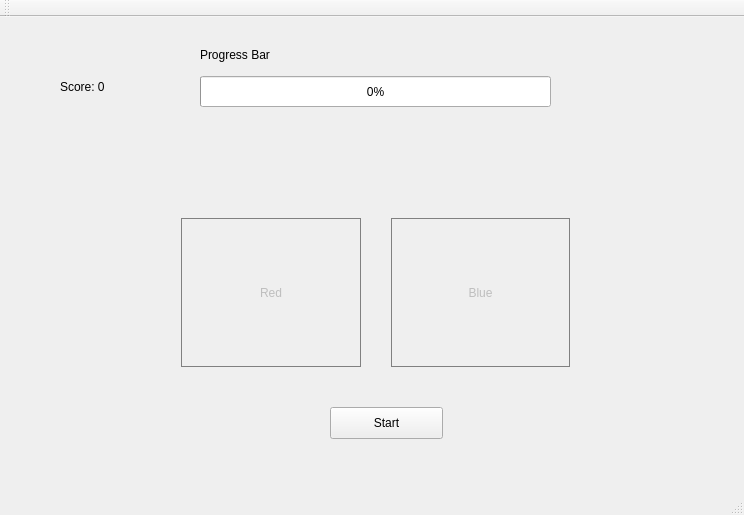
<?xml version="1.0" encoding="UTF-8"?>
<ui version="4.0">
 <class>MainWindow</class>
 <widget class="QMainWindow" name="MainWindow">
  <property name="geometry">
   <rect>
    <x>0</x>
    <y>0</y>
    <width>744</width>
    <height>515</height>
   </rect>
  </property>
  <property name="windowTitle">
   <string>MainWindow</string>
  </property>
  <widget class="QWidget" name="centralWidget">
   <widget class="QProgressBar" name="progressBar">
    <property name="geometry">
     <rect>
      <x>200</x>
      <y>59</y>
      <width>351</width>
      <height>31</height>
     </rect>
    </property>
    <property name="autoFillBackground">
     <bool>false</bool>
    </property>
    <property name="value">
     <number>0</number>
    </property>
    <property name="alignment">
     <set>Qt::AlignCenter</set>
    </property>
   </widget>
   <widget class="QPushButton" name="startButton">
    <property name="geometry">
     <rect>
      <x>330</x>
      <y>390</y>
      <width>113</width>
      <height>32</height>
     </rect>
    </property>
    <property name="text">
     <string>Start</string>
    </property>
   </widget>
   <widget class="QLabel" name="turnLable">
    <property name="geometry">
     <rect>
      <x>320</x>
      <y>95</y>
      <width>101</width>
      <height>31</height>
     </rect>
    </property>
    <property name="text">
     <string/>
    </property>
    <property name="scaledContents">
     <bool>false</bool>
    </property>
   </widget>
   <widget class="QLabel" name="pbLable">
    <property name="geometry">
     <rect>
      <x>200</x>
      <y>30</y>
      <width>91</width>
      <height>16</height>
     </rect>
    </property>
    <property name="text">
     <string>Progress Bar</string>
    </property>
   </widget>
   <widget class="QLabel" name="scoreLable">
    <property name="geometry">
     <rect>
      <x>60</x>
      <y>60</y>
      <width>131</width>
      <height>20</height>
     </rect>
    </property>
    <property name="text">
     <string>Score: 0</string>
    </property>
   </widget>
   <widget class="QWidget" name="layoutWidget">
    <property name="geometry">
     <rect>
      <x>170</x>
      <y>190</y>
      <width>411</width>
      <height>171</height>
     </rect>
    </property>
    <layout class="QHBoxLayout" name="horizontalLayout">
     <property name="spacing">
      <number>30</number>
     </property>
     <item>
      <widget class="QPushButton" name="redButton">
       <property name="enabled">
        <bool>false</bool>
       </property>
       <property name="sizePolicy">
        <sizepolicy hsizetype="Expanding" vsizetype="Expanding">
         <horstretch>0</horstretch>
         <verstretch>0</verstretch>
        </sizepolicy>
       </property>
       <property name="baseSize">
        <size>
         <width>200</width>
         <height>200</height>
        </size>
       </property>
       <property name="autoFillBackground">
        <bool>false</bool>
       </property>
       <property name="styleSheet">
        <string notr="true">border: 1px solid gray</string>
       </property>
       <property name="text">
        <string>Red</string>
       </property>
      </widget>
     </item>
     <item>
      <widget class="QPushButton" name="blueButton">
       <property name="enabled">
        <bool>false</bool>
       </property>
       <property name="sizePolicy">
        <sizepolicy hsizetype="Expanding" vsizetype="Expanding">
         <horstretch>0</horstretch>
         <verstretch>0</verstretch>
        </sizepolicy>
       </property>
       <property name="baseSize">
        <size>
         <width>200</width>
         <height>200</height>
        </size>
       </property>
       <property name="styleSheet">
        <string notr="true">border: 1px solid gray</string>
       </property>
       <property name="text">
        <string>Blue</string>
       </property>
      </widget>
     </item>
    </layout>
   </widget>
  </widget>
  <widget class="QMenuBar" name="menuBar">
   <property name="geometry">
    <rect>
     <x>0</x>
     <y>0</y>
     <width>744</width>
     <height>27</height>
    </rect>
   </property>
  </widget>
  <widget class="QToolBar" name="mainToolBar">
   <attribute name="toolBarArea">
    <enum>TopToolBarArea</enum>
   </attribute>
   <attribute name="toolBarBreak">
    <bool>false</bool>
   </attribute>
  </widget>
  <widget class="QStatusBar" name="statusBar"/>
 </widget>
 <layoutdefault spacing="6" margin="11"/>
 <resources/>
 <connections/>
</ui>
